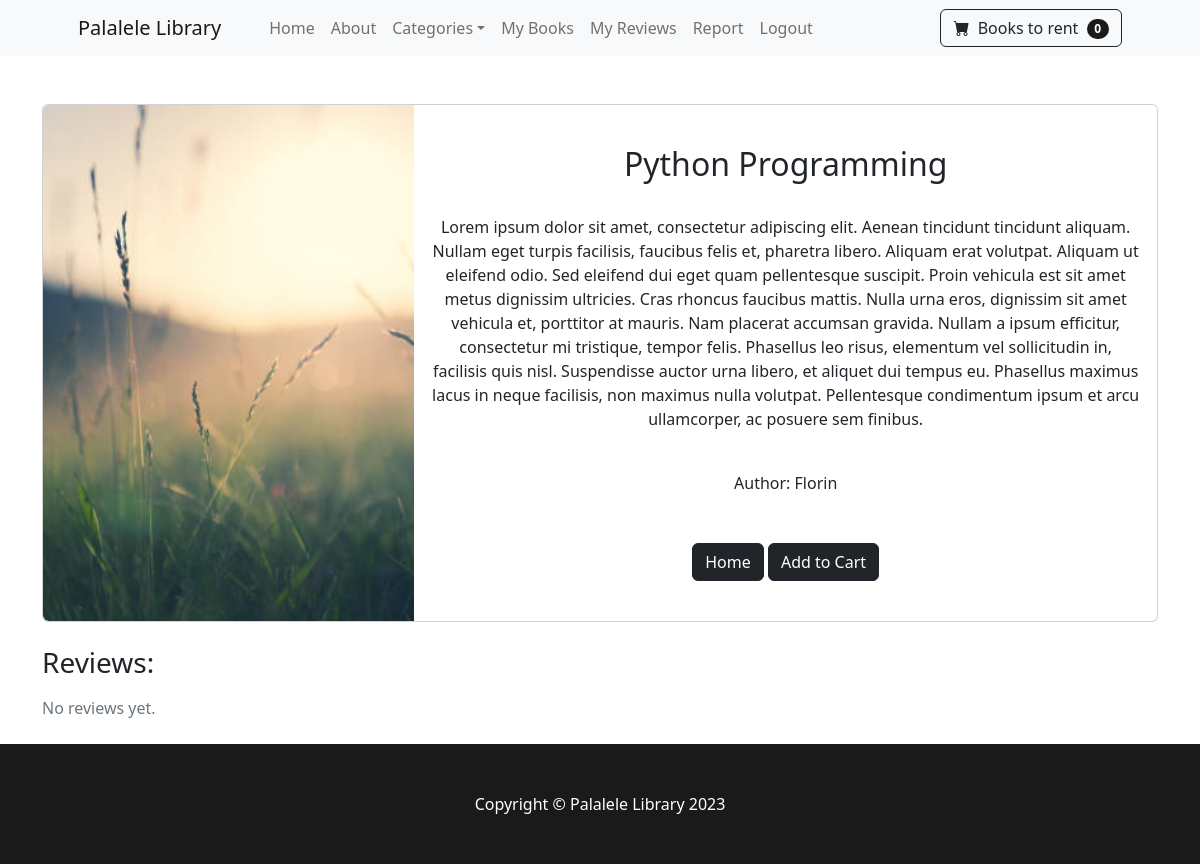
/book/2 (signed in), run on an earlier commit of the app's database.
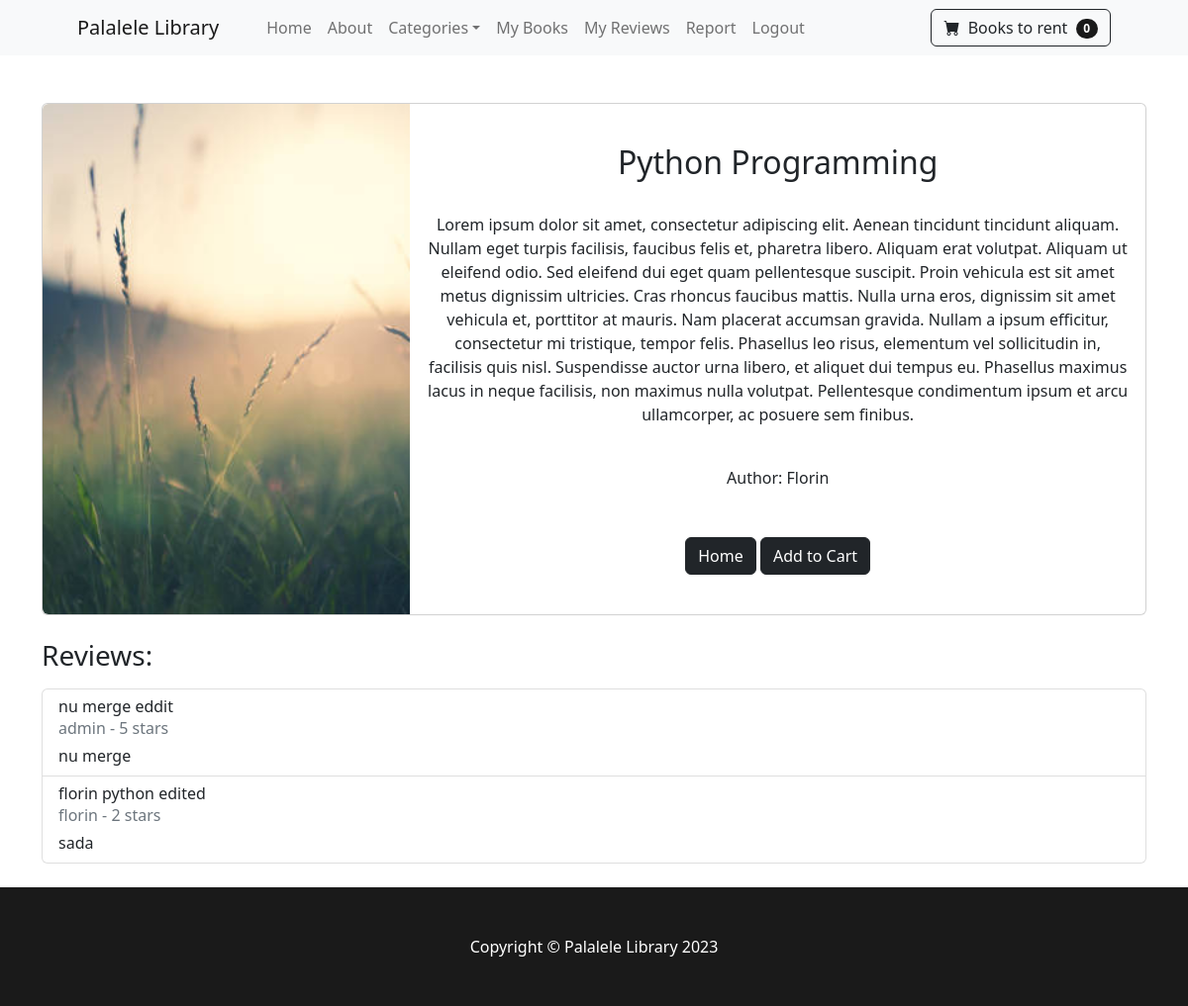
And on a later commit of the database.
### reviews/models.py (models this page shows, shortened)
class Review(models.Model):
    book = models.ForeignKey(Book, on_delete=models.CASCADE)
    user = models.ForeignKey(CustomUser, on_delete=models.CASCADE)
    title = models.CharField(max_length=255)
    description = models.TextField()
    stars = models.IntegerField(choices=[(i, i) for i in range(1, 6)])

### library/models.py (models this page shows)
class CustomUser(AbstractUser):
    is_approved = models.BooleanField(default=False)

### library/views.py (the view)
# urls.py: path('book/<int:pk>', BookView.as_view(), name='book'),
class BookView(DetailView):
    model = Book
    template_name = 'book.html'
    context_object_name = 'book'
    @method_decorator(login_required)
    def dispatch(self, *args, **kwargs):
        return super().dispatch(*args, **kwargs)
    def get_context_data(self, **kwargs):
        context = super().get_context_data(**kwargs)
        reviews = Review.objects.filter(book=self.object)
        context['reviews'] = reviews
        return context

### cart/cart.py (called while the page is built)
    def __len__(self):
        return len(self.cart)

### cart/context_processors.py (called while the page is built)
def cart(request):
    return { 'cart': Cart(request) }

### library/context_processors.py (called while the page is built)
def navbar_content(request):
    categories = Category.objects.all()
    return {'categories': categories}

### library/templates/book.html (shortened to what this page needs)
{% extends 'base.html' %}
{% block content %}
    <div class="">
        <br/><br/>
        <div class="container">
            <div class="card mb-3" >
                <div class="row g-0">
                  <div class="col-md-4">
                    <div class="image-container">
                      <img src="{{ book.image.url }}" class="img-fluid rounded-start custom-image" alt="...">
                    </div>
                  </div>
                  <div class="col-md-8 d-flex align-items-center">
                    <div class="card-body">
                        <center>
                            <br/>
                            <h2 class="card-title">{{ book.title }}</h2>
                            <br/>
                            <p class="card-text" >{{ book.description }}</p>
                            <br/>
                            Author: {{ book.author }}
                            <br/>
                            <br/> <br/>
                            <a href="{% url 'home' %}" class="btn btn-dark">Home</a>
                            <button type="button" value="{{ book.id }}" id="add-cart" class="btn btn-dark">Add to Cart</button>
                            <br/><br/>
                        </center>
                    </div>
                  </div>
                </div>
              </div>
              <div class="my-4">
                <h3 class="mb-3">Reviews:</h3>
                {% if reviews %}
                    <ul class="list-group">
                        {% for review in reviews %}
                            <li class="list-group-item">
                                <div class="d-flex justify-content-between align-items-center">
                                    <div>
                                        <h6 class="mb-0">{{ review.title }}</h6>
                                        <p class="mb-1 text-muted">{{ review.user.username }} - {{ review.stars }} stars</p>
                                        <p class="mb-0">{{ review.description }}</p>
                                    </div>
                                </div>
                            </li>
                        {% endfor %}
                    </ul>
                {% else %}
                    <p class="text-muted">No reviews yet.</p>
                {% endif %}
            </div>
        </div>
    </div>
{% endblock %}

What changed in the data, as far as the page shows it:
added Review: title "nu merge eddit", user.username "admin", stars "5", description "nu merge"
added Review: title "florin python edited", user.username "florin", stars "2", description "sada"
Also different on the page:
text no longer shown: "No reviews yet."
